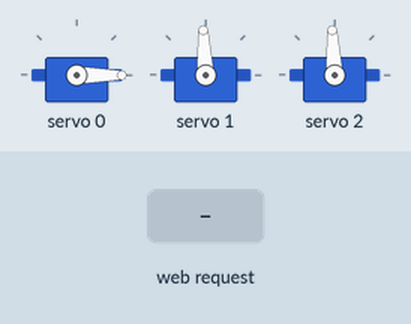
Recording of a sketch running on a simulated ESP8266 (NodeMCU). Shown: 3 × servo. The test bench sets the inputs (shaded band). WiFi joins after 1.5 s; servers stay silent unless stated; what the sketch prints to the serial monitor is not drawn.

Above: at 2.7 s.
2.8 s: HTTP request GET /left received
At 3.6 s:
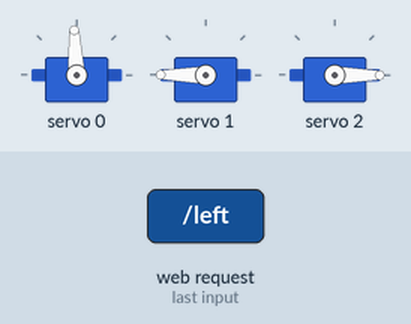
4.3 s: HTTP request GET /right received
At 4.8 s:
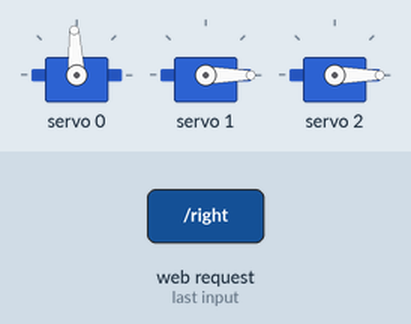
5.8 s: HTTP request GET /up received
At 7.0 s:
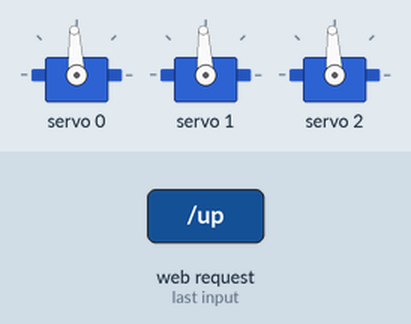
7.3 s: HTTP request GET /down received
At 8.2 s:
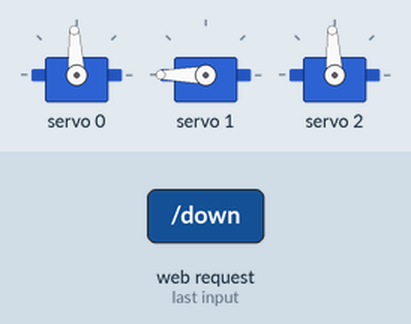
8.8 s: HTTP request GET /reset received
At 9.4 s:
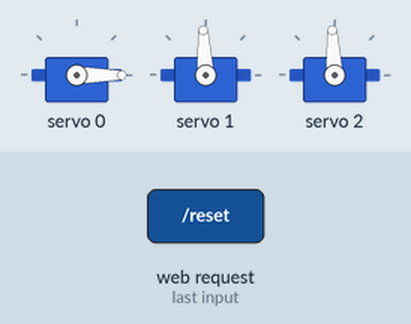
Timing chart, 0 to 11.3 s (numbered marks = the images above; inputs shaded):
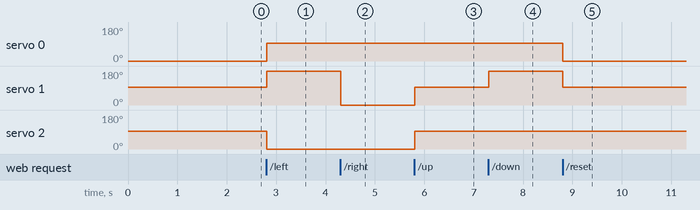

Measured:
- after the input at 2.8 s, servo 0: 0° → 93° at once; servo 1: 93° → 180° at once; servo 2: 93° → 0° at once
- after the input at 4.3 s, servo 1: 180° → 0° at once
- after the input at 5.8 s, servo 1, servo 2: 0° → 93° at once
- after the input at 7.3 s, servo 1: 93° → 180° at once
- after the input at 8.8 s, servo 0: 93° → 0° at once; servo 1: 180° → 93° at once

The sketch:

WifiHAND.ino
```cpp
#include <Wire.h>
#include <Adafruit_PWMServoDriver.h>
#include <ESP8266WiFi.h>
#include <ESPAsyncTCP.h>
#include <ESPAsyncWebServer.h>
#include "index.h"

// PCA9685 Servo Driver Setup
Adafruit_PWMServoDriver pwm = Adafruit_PWMServoDriver(0x40);

// WiFi credentials
const char* ssid = "NISHAT-2.4G";
const char* password = "nishat2020";

// Web Server on port 80
AsyncWebServer server(80);

// MG996R Servo configuration (Corrected for PCA9685)
#define SERVO_MIN  102   // 0 degrees (500µs)
#define SERVO_MAX  512   // 180 degrees (2500µs)

// Servo channel mapping
#define SERVO_CLUTCH  0  // Clutch Servo (0° to 90° only)
#define SERVO_2  1       // Normal Servo (0° to 180°)
#define SERVO_3  2       // Normal Servo (0° to 180°)

// Move a servo to a specific angle
void moveServo(int channel, int angle) {
  int pulse = map(angle, 0, 180, SERVO_MIN, SERVO_MAX);
  pwm.setPWM(channel, 0, pulse);
}

// Move Clutch Servo (S1) - Limited to 0-90°
void moveClutchServo(int angle) {
  if (angle < 0) angle = 0;
  if (angle > 90) angle = 90;
  moveServo(SERVO_CLUTCH, angle);
}

void setup() {
  Serial.begin(115200);
  Serial.print("Connecting to ");
  Serial.println(ssid);

  WiFi.begin(ssid, password);
  while (WiFi.status() != WL_CONNECTED) {
    delay(500);
    Serial.print(".");
  }
  Serial.println("\nWiFi connected!");
  Serial.println("IP Address: " + WiFi.localIP().toString());

  // Initialize PCA9685
  pwm.begin();
  pwm.setPWMFreq(50); // Set frequency to 50Hz for servos

  // Set default positions (Initial Arm Position)
  moveClutchServo(0); // Clutch starts at 0° (closed)
  moveServo(SERVO_2, 90);
  moveServo(SERVO_3, 90);

  // Serve Web Page
  server.on("/", HTTP_GET, [](AsyncWebServerRequest * request) {
    request->send_P(200, "text/html", MAIN_page);
  });

  // Handle Servo Control via Web Buttons
  server.on("/left", HTTP_GET, [](AsyncWebServerRequest * request) {
    moveClutchServo(90);
    moveServo(SERVO_2, 180);
    moveServo(SERVO_3, 0);
    request->send(200, "text/plain", "Moved Left");
  });

  server.on("/right", HTTP_GET, [](AsyncWebServerRequest * request) {
    moveClutchServo(90);
    moveServo(SERVO_2, 0);
    moveServo(SERVO_3, 0);
    request->send(200, "text/plain", "Moved Right");
  });

  server.on("/up", HTTP_GET, [](AsyncWebServerRequest * request) {
    moveClutchServo(90);
    moveServo(SERVO_2, 90);
    moveServo(SERVO_3, 90);
    request->send(200, "text/plain", "Moved Up");
  });

  server.on("/down", HTTP_GET, [](AsyncWebServerRequest * request) {
    moveClutchServo(90);
    moveServo(SERVO_2, 180);
    moveServo(SERVO_3, 90);
    request->send(200, "text/plain", "Moved Down");
  });

  // Reset all servos to default positions
  server.on("/reset", HTTP_GET, [](AsyncWebServerRequest * request) {
    moveClutchServo(0);
    moveServo(SERVO_2, 90);
    moveServo(SERVO_3, 90);
    request->send(200, "text/plain", "Arm Reset");
  });

  // Start the server
  server.begin();
}

void loop() {
  // No need for loop processing since ESPAsyncWebServer handles requests asynchronously.
}
```

index.h
```cpp
const char MAIN_page[] PROGMEM = R"rawliteral(
<!DOCTYPE html>
<html>
<head>
  <meta name="viewport" content="width=device-width, initial-scale=1.0">
  <title>Robotic ARM Control</title>
  <style>
    html { font-family: Helvetica; text-align: center; }
    button { height: 40px; width: 120px; margin: 10px; font-size: 18px; border-radius: 5px; color: #FFF; background-color: #359B81; border: none; cursor: pointer; }
    button:hover { background-color: #727473; }
    .footer { position: fixed; left: 0; bottom: 0; width: 100%; background-color: #17202A; color: white; text-align: center; padding: 5px; }
    .btn-container { display: flex; flex-direction: column; align-items: center; gap: 10px; }
  </style>
</head>
<body>
  <h1>Robotic ARM Control</h1>
  <h2>Use the Buttons to Move the Arm</h2>

  <div class="btn-container">
    <button onclick="moveArm('up')">Up</button>
    <div>
      <button onclick="moveArm('left')">Left</button>
      <button onclick="moveArm('right')">Right</button>
    </div>
    <button onclick="moveArm('down')">Down</button>
  </div>

  <button onclick="moveArm('reset')">Reset</button>

  <div class="footer">
    <p>ESP8266 Servo Control Panel</p>
  </div>

  <script>
    function moveArm(direction) {
      var xhttp = new XMLHttpRequest();
      xhttp.open("GET", "/" + direction, true);
      xhttp.send();
    }
  </script>
</body>
</html>
)rawliteral";
```
